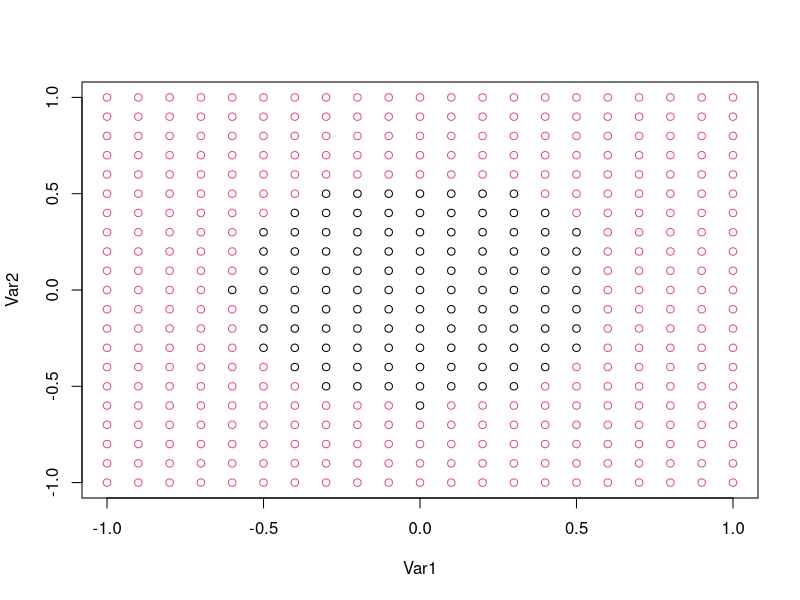

Reproduce this figure in R. (Note: this script raises an error after producing the figure.)
rm(list = ls())

x = seq(-1, 1, by = 0.1)
y = seq(-1, 1, by = 0.1)

grid = expand.grid(x, y)

circle <- function(x, y) {
  return(sqrt(x^2 + y^2))
}
degrau <- function(x, limiar){
  as.numeric(x >= limiar)
}
raio = 0.6
classe = as.factor(circle(grid$Var1, grid$Var2)>raio)
plot(grid, col = classe)

H =  cbind(degrau((-(grid$Var1^2 + grid$Var2^2)), limiar = -raio^2))

png("IMG/Linearização.png")
plot(H, col = classe, main = "Linearização", xlab = "Amostra", ylab = "Saída")
dev.off()
